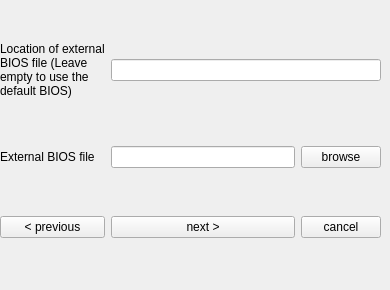
   <widget class="QWidget" name="page_8">
    <widget class="QWidget" name="gridLayoutWidget_8">
     <property name="geometry">
      <rect>
       <x>0</x>
       <y>0</y>
       <width>381</width>
       <height>281</height>
      </rect>
     </property>
     <layout class="QGridLayout" name="gridLayout_8">
      <item row="2" column="2">
       <widget class="QPushButton" name="btn_cancel5">
        <property name="text">
         <string>cancel</string>
        </property>
       </widget>
      </item>
      <item row="2" column="1">
       <widget class="QPushButton" name="btn_next5">
        <property name="text">
         <string>next &gt;</string>
        </property>
       </widget>
      </item>
      <item row="2" column="0">
       <widget class="QPushButton" name="btn_prev5">
        <property name="text">
         <string>&lt; previous</string>
        </property>
       </widget>
      </item>
      <item row="1" column="0">
       <widget class="QLabel" name="lbl_biosF">
        <property name="text">
         <string>External BIOS file</string>
        </property>
       </widget>
      </item>
      <item row="1" column="1">
       <widget class="QLineEdit" name="le_biosF"/>
      </item>
      <item row="1" column="2">
       <widget class="QPushButton" name="btn_biosF">
        <property name="text">
         <string>browse</string>
        </property>
       </widget>
      </item>
      <item row="0" column="0">
       <widget class="QLabel" name="lbl_biosLoc">
        <property name="text">
         <string>Location of external
BIOS file (Leave
empty to use the
default BIOS)</string>
        </property>
        <property name="wordWrap">
         <bool>true</bool>
        </property>
       </widget>
      </item>
      <item row="0" column="1" colspan="2">
       <widget class="QLineEdit" name="le_biosLoc"/>
      </item>
     </layout>
    </widget>
   </widget>
